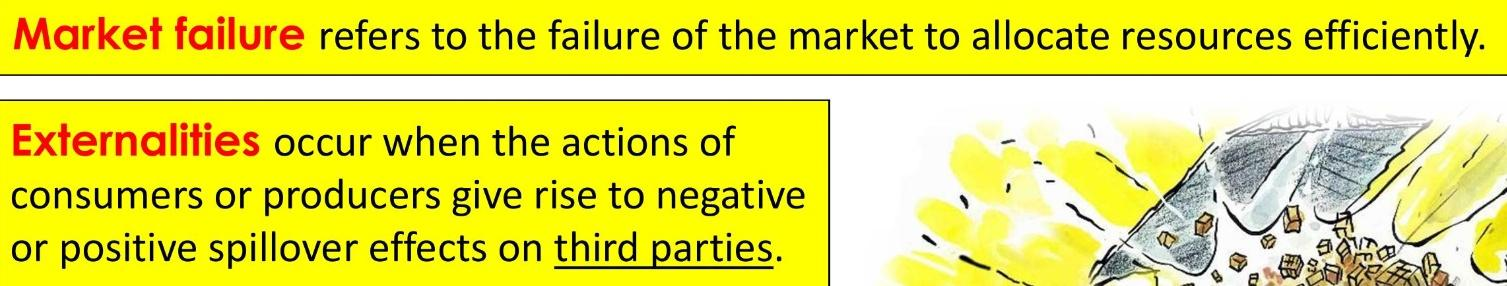
#> input picture NeedSplit/card_3.jpg, 1507 x 286 px, found by its file name
$ python 'TextReader1(tester).py'
#> lines starting #> are read from the running program, lines starting #| are printed output that depends on the picture; after the words box and inside, x2 and y2 are one past the last pixel; in counts of white or black regions, pixels touching at a corner belong together
import cv2
import pytesseract
from PIL import Image

pytesseract.pytesseract.tesseract_cmd = r'C:/Program Files/Tesseract-OCR/tesseract.exe'
# open the image file using the PIL module
img = cv2.imread('C:/Users/samue/OneDrive/Desktop/Ankify/SlideCardsFiltered/card_3.jpg')
#> img is the input picture: shape (286, 1507, 3); mean B, G, R 81.3, 224.3, 228

def yellowFilter(img):
   lower_yellow = (0, 200, 250)
   upper_yellow = (120, 255, 255)
   hsv = cv2.cvtColor(img, cv2.COLOR_BGR2HSV)
#> hsv: shape (286, 1507, 3); mean H, S, V 29.8, 167.5, 229.4
   mask = cv2.inRange(hsv, lower_yellow, upper_yellow)
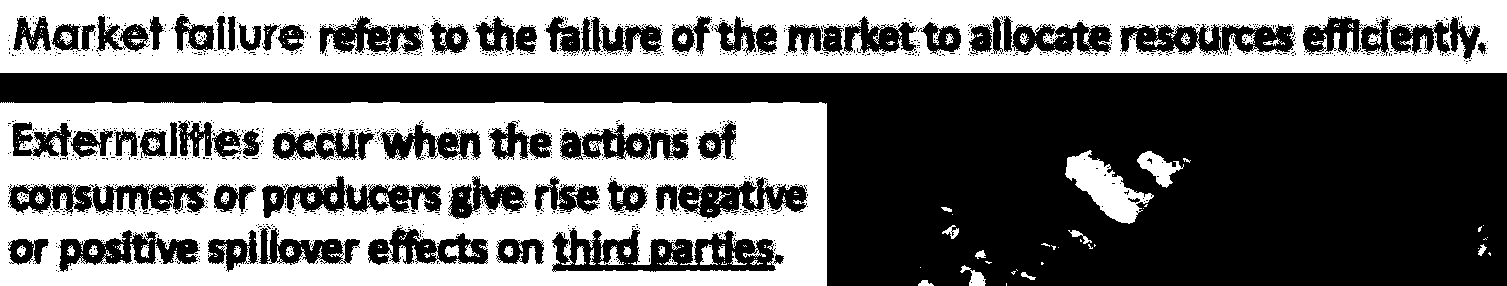
#> mask: shape (286, 1507); 45.5% white; 340 white regions (275 under 20 px), largest, box (x1, y1, x2, y2) and area: (0, 102, 827, 286) 105663, (0, 0, 1507, 73) 81640, (1065, 150, 1154, 224) 2791
   img[mask > 0] = (255, 255, 255)
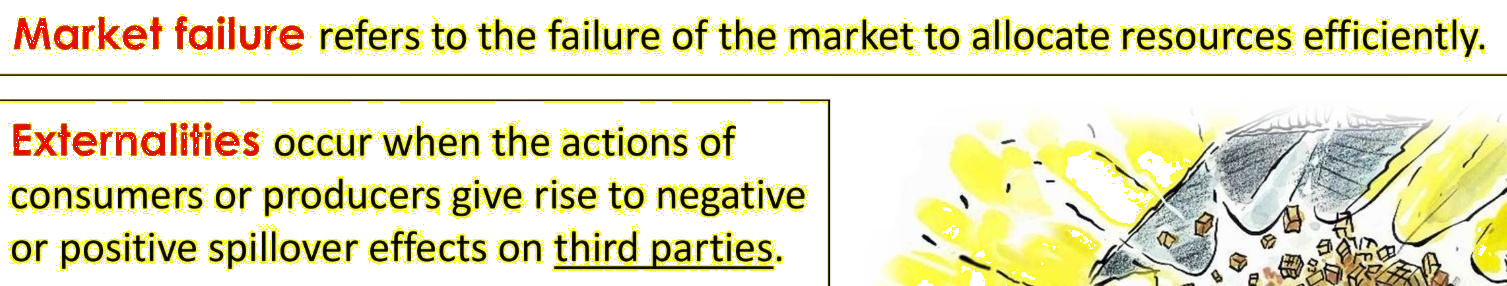
#> img: shape (286, 1507, 3); mean B, G, R 193.9, 225.3, 228.6
   #for i in range(len(mask)):
   #   if mask[i][0] == True:
    #     img[i][0] = (255, 255, 255)

yellowFilter(img)
#blue, green, red
lower_red = (0, 180, 170)
upper_red = (100, 255, 255)
hs = cv2.cvtColor(img, cv2.COLOR_BGR2HSV)    # Create a mask for the yellow color
#> hs: shape (286, 1507, 3); mean H, S, V 16.2, 54.9, 229.7
mask = cv2.inRange(hs, lower_red, upper_red)
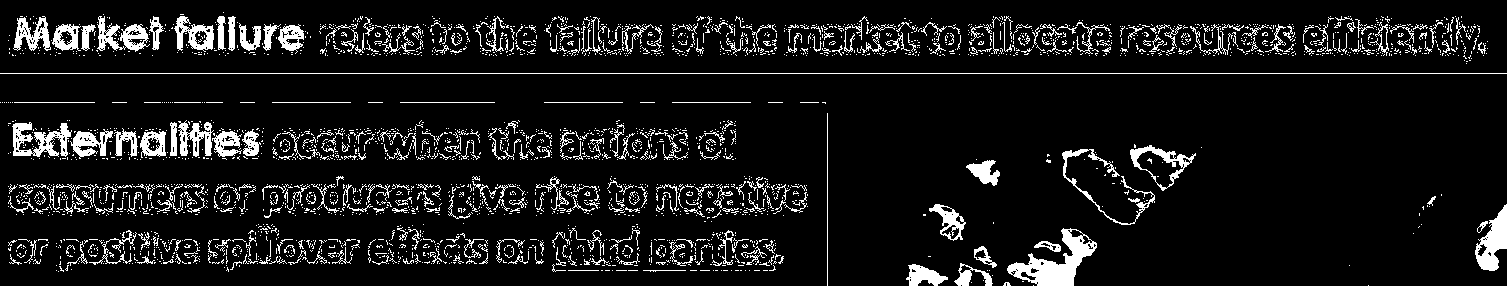
#> mask: shape (286, 1507); 9.2% white; 3010 white regions (2683 under 20 px), largest, box (x1, y1, x2, y2) and area: (1007, 228, 1097, 286) 2023, (0, 73, 1507, 74) 1507, (1475, 204, 1507, 271) 1111
img[mask == 0] = (255, 255, 255)
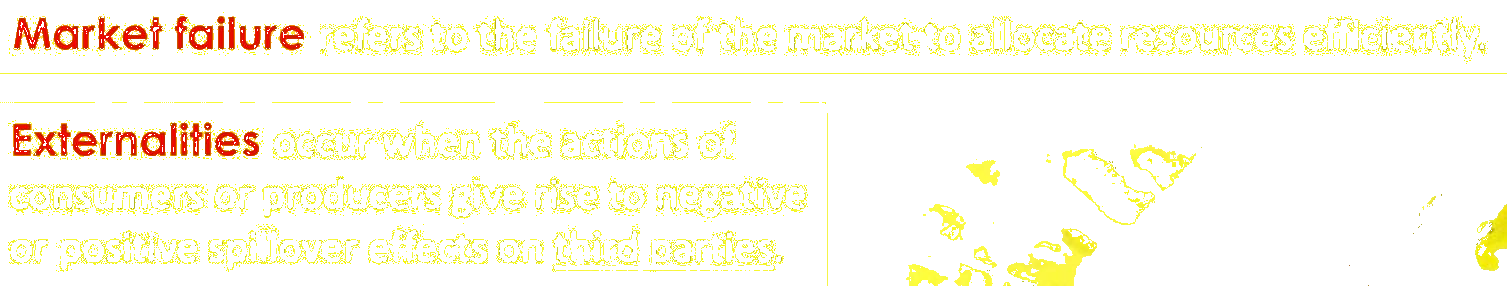
#> img: shape (286, 1507, 3); mean B, G, R 234.8, 250.4, 253.4
#> (the run stopped early here; a loop or call above may not have finished)

$ run again, with NeedSplit/card_124.jpg copied over NeedSplit/card_3.jpg
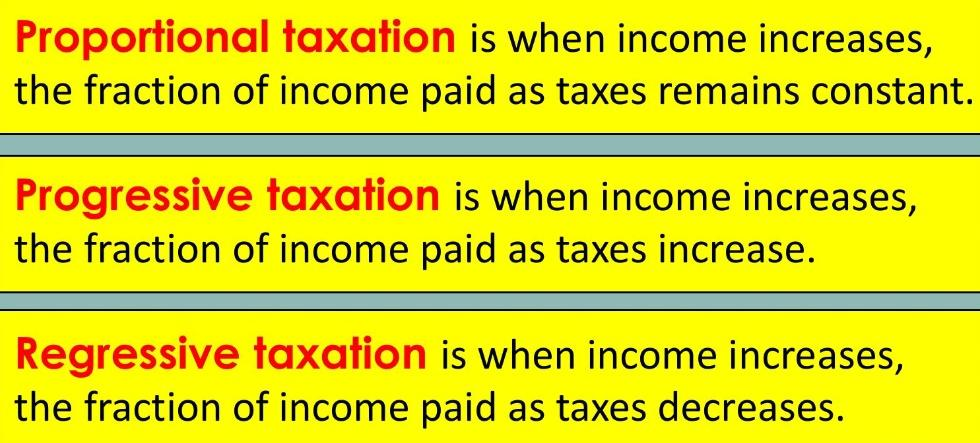
#> input picture NeedSplit/card_124.jpg, 980 x 443 px, found by its file name
#> img is the input picture: shape (443, 980, 3); mean B, G, R 26, 216.9, 221.9
#> hsv: shape (443, 980, 3); mean H, S, V 33.7, 226.1, 226.2
#> in yellowFilter, `mask = cv2.inRange(hsv, lower_yellow, upper_yellow)`:
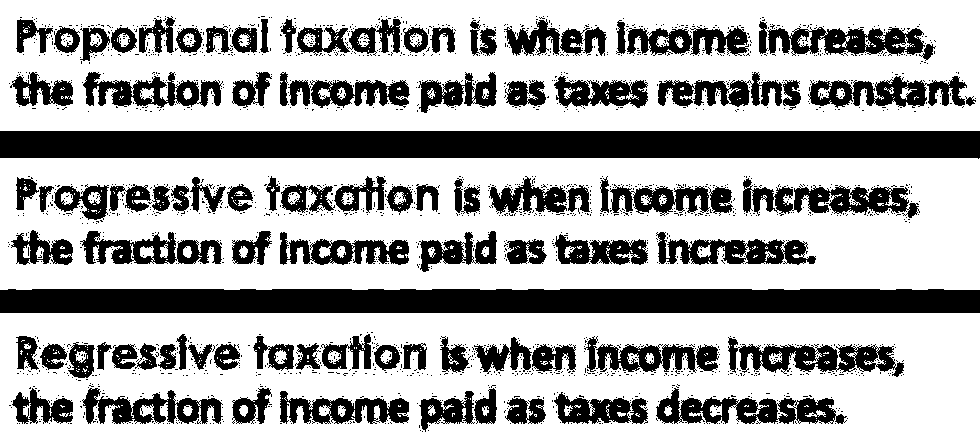
#> mask: shape (443, 980); 67.4% white; 2017 black regions (1920 under 20 px), largest, box (x1, y1, x2, y2) and area: (0, 131, 980, 159) 26461, (0, 289, 980, 313) 23268, (656, 388, 847, 424) 3430
#> hs: shape (443, 980, 3); mean H, S, V 13.6, 58.5, 226.4
#> `img[mask == 0] = (255, 255, 255)`:
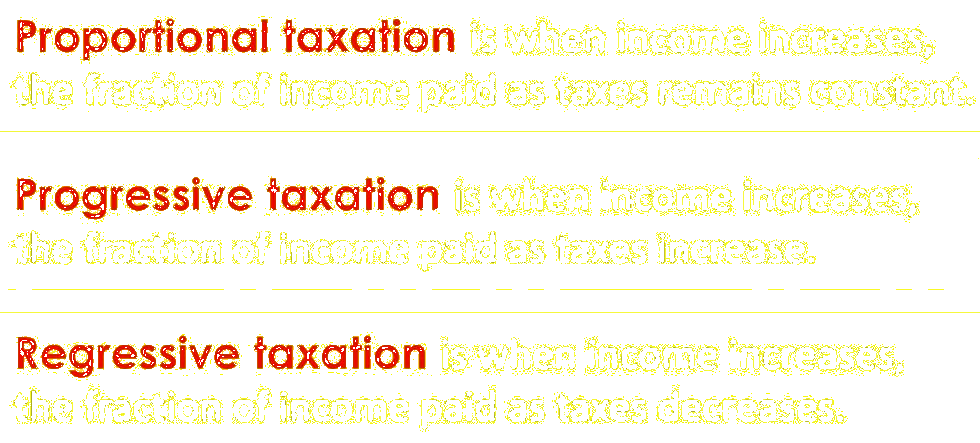
#> img: shape (443, 980, 3); mean B, G, R 230.1, 245.9, 252.5

$ run again, with NeedSplit/card_125.jpg copied over NeedSplit/card_3.jpg
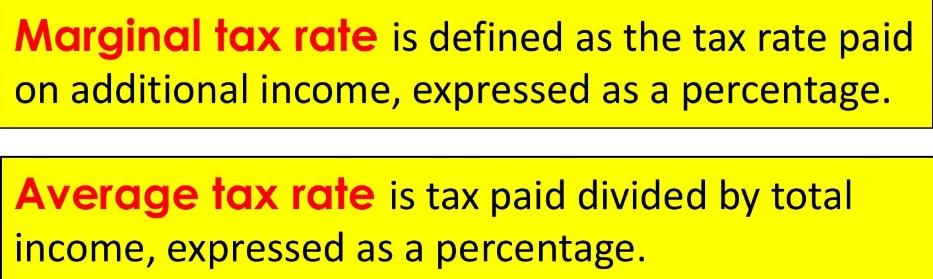
#> input picture NeedSplit/card_125.jpg, 933 x 279 px, found by its file name
#> img is the input picture: shape (279, 933, 3); mean B, G, R 35.9, 222.6, 230.3
#> hsv: shape (279, 933, 3); mean H, S, V 29.9, 217.6, 231.4
#> in yellowFilter, `mask = cv2.inRange(hsv, lower_yellow, upper_yellow)`:
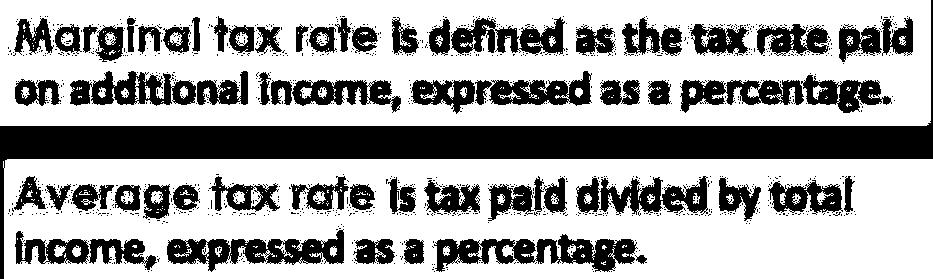
#> mask: shape (279, 933); 65.8% white; 1181 black regions (1117 under 20 px), largest, box (x1, y1, x2, y2) and area: (0, 0, 933, 279) 31535, (434, 234, 638, 272) 3873, (167, 229, 344, 272) 3457
#> hs: shape (279, 933, 3); mean H, S, V 10.2, 54.4, 231.6
#> `img[mask == 0] = (255, 255, 255)`:
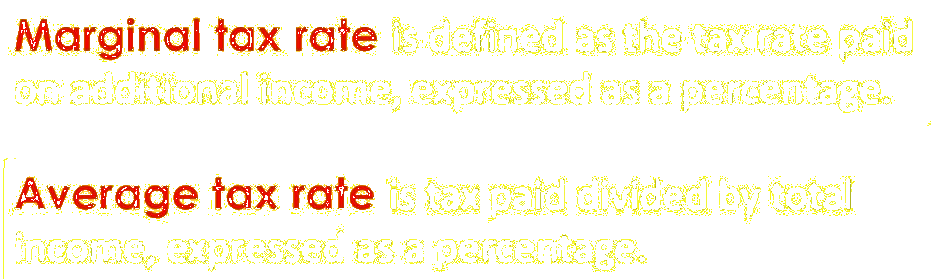
#> img: shape (279, 933, 3); mean B, G, R 231.8, 246.7, 252.7

$ run again, with NeedSplit/card_132.jpg copied over NeedSplit/card_3.jpg
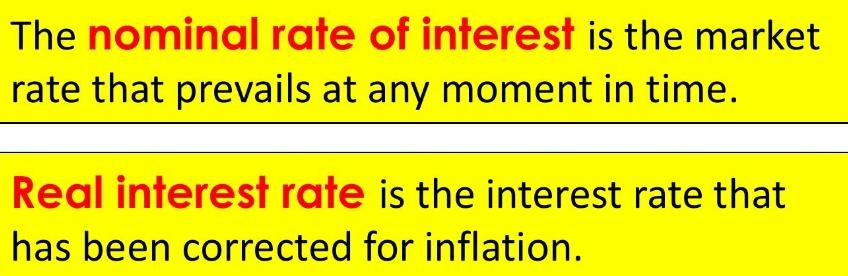
#> input picture NeedSplit/card_132.jpg, 848 x 276 px, found by its file name
#> img is the input picture: shape (276, 848, 3); mean B, G, R 36.5, 223.2, 233.1
#> hsv: shape (276, 848, 3); mean H, S, V 28.4, 217.6, 234
#> in yellowFilter, `mask = cv2.inRange(hsv, lower_yellow, upper_yellow)`:
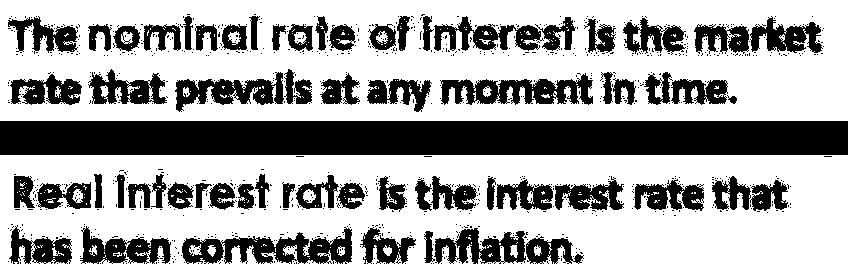
#> mask: shape (276, 848); 66.7% white; 939 black regions (875 under 20 px), largest, box (x1, y1, x2, y2) and area: (0, 121, 848, 155) 28832, (182, 227, 352, 264) 3186, (440, 73, 593, 105) 2690
#> hs: shape (276, 848, 3); mean H, S, V 8.6, 51.9, 234.3
#> `img[mask == 0] = (255, 255, 255)`:
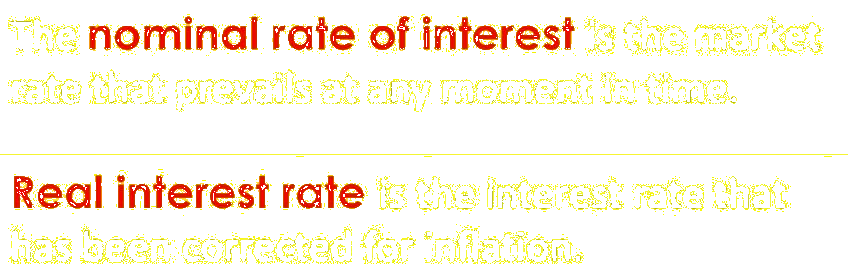
#> img: shape (276, 848, 3); mean B, G, R 229.6, 244.4, 252.4
